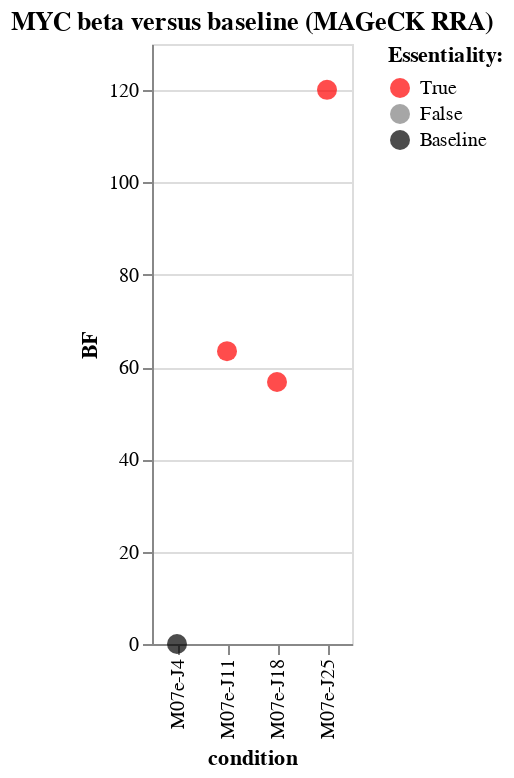

The notebook cell saved with this chart:
### Code cell
gene = 'MYC'
baseline = 'M07e-J4'
genes_summary = table.loc[table['GENE'] == gene]

rows = []
for condition in conditions:
    if condition != baseline:
        info = genes_summary.loc[(genes_summary['GENE'] == gene)]
        bf = '{trt}_BF'.format(trt=condition, con=baseline)
        std = '{trt}_STD'.format(trt=condition, con=baseline)
        nobs = '{trt}_NumObs'.format(trt=condition, con=baseline)
        info = info[["GENE", bf, std, nobs]]
        info['condition'] = condition
        info.columns = ['Gene', 'BF', 'Std', 'NumObs','condition']
        rows.append(info)

result = pd.concat(rows)
new_row = {'Gene':gene, 'BF':0, 'Std':0, 'NumObs':0,'condition':baseline}
result = result.append(new_row, ignore_index=True)

result.loc[result['BF'] > 0, 'essential'] = 'True' 
result.loc[result['BF'] <= 0, 'essential'] = 'False'
result.loc[result['condition'] == baseline, 'essential'] = 'Baseline'

chart = alt.Chart(result)

cond = [cond.split("_vs_")[0] for cond in conditions]

cond.append(baseline)

sort_cols = natural_sort(cond)

domain = ['True', 'False', 'Baseline']
range_ = ['red', 'grey', 'black']

plot = alt.Chart(result).mark_circle(size=60).mark_point(
    filled=True,
    size=100,
    ).encode(
            y='BF',
            x=alt.X('condition:N', sort=sort_cols),
            color=alt.Color('essential', scale=alt.Scale(domain=domain, range=range_), legend=alt.Legend(title="Essentiality:")),
            tooltip=['Gene', 'BF', 'Std', 'essential', 'condition'],
    ).properties(
            title=gene + " beta versus baseline (MAGeCK RRA)",
            width=100
    )

plot

### Figure 1 — Vega-Lite specification as saved in the notebook (floating-point values rounded to 4 significant figures)
{"config": {"view": {"continuousWidth": 400, "continuousHeight": 300}}, "data": {"name": "data-94048478f87850374e8ac12f46355038"}, "mark": {"type": "point", "filled": true, "size": 100}, "encoding": {"color": {"type": "nominal", "field": "essential", "legend": {"title": "Essentiality:"}, "scale": {"domain": ["True", "False", "Baseline"], "range": ["red", "grey", "black"]}}, "tooltip": [{"type": "nominal", "field": "Gene"}, {"type": "quantitative", "field": "BF"}, {"type": "quantitative", "field": "Std"}, {"type": "nominal", "field": "essential"}, {"type": "nominal", "field": "condition"}], "x": {"type": "nominal", "field": "condition", "sort": ["M07e-J4", "M07e-J11", "M07e-J18", "M07e-J25"]}, "y": {"type": "quantitative", "field": "BF"}}, "title": "MYC beta versus baseline (MAGeCK RRA)", "width": 100, "$schema": "https://vega.github.io/schema/vega-lite/v4.8.1.json", "datasets": {"data-94048478f87850374e8ac12f46355038": [{"Gene": "MYC", "BF": 56.78, "Std": 63.85, "NumObs": 409, "condition": "M07e-J18", "essential": "True"}, {"Gene": "MYC", "BF": 63.45, "Std": 11.55, "NumObs": 367, "condition": "M07e-J11", "essential": "True"}, {"Gene": "MYC", "BF": 120.1, "Std": 41.89, "NumObs": 352, "condition": "M07e-J25", "essential": "True"}, {"Gene": "MYC", "BF": 0.0, "Std": 0.0, "NumObs": 0, "condition": "M07e-J4", "essential": "Baseline"}]}}
